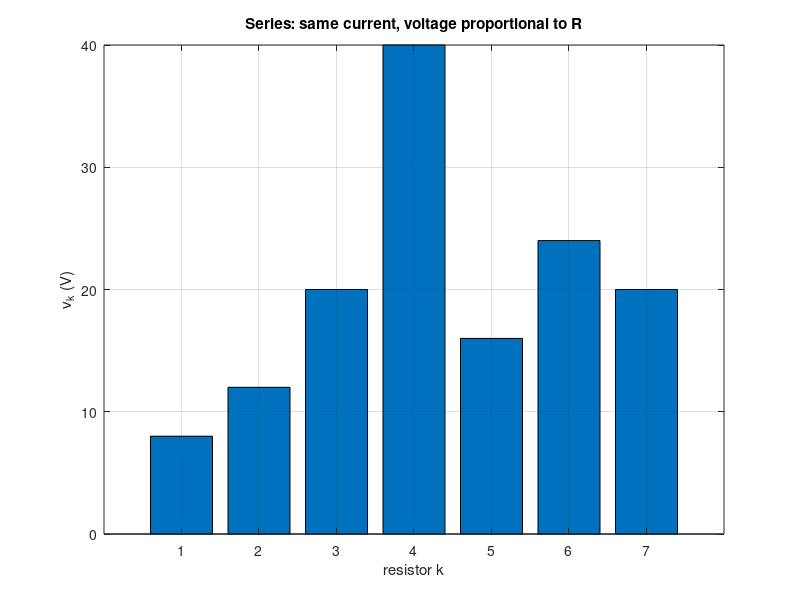

Source code (MATLAB):
% Circuits 1 — Resistors in Series
%title: Series Resistors and Voltage Sharing
%ar-title: المقاومات على التوالي وتقسيم الجهد
%lesson: c1-resistive-1
%course: circuits-1

%% The lecture's seven resistors
%ar: سبع مقاومات R1 إلى R7 على التوالي مع vs (الأرقام التي عوّضناها في الدرس): Req = sum(R) و is = vs/Req، والتيار نفسه في الكل.
vs = 140; R = [2 3 5 10 4 6 5];
Req = sum(R); is = vs / Req; v = is * R;
fprintf('Req = %g ohm, is = %g A\n', Req, is)
fprintf('v_k = %s V\n', mat2str(v))
%check: Req == 35 && is == 4 && v(4) == 40

%% KVL closes
%ar: KVL حول الحلقة: −vs + مجموع الجهود = 0.
fprintf('-vs + sum(v) = %g\n', -vs + sum(v))
%check: abs(-vs + sum(v)) < 1e-12

%%! Project idea: which resistor takes the most voltage?
%ar: مشروع: نرسم نصيب كل مقاومة من الجهد. الأكبر قيمة يأخذ الجهد الأكبر لأن التيار واحد.
bar(v); grid on; xlabel('resistor k'); ylabel('v_k (V)'); title('Series: same current, voltage proportional to R')
[~, kmax] = max(v); fprintf('largest voltage on R%d\n', kmax)
%check: kmax == 4
